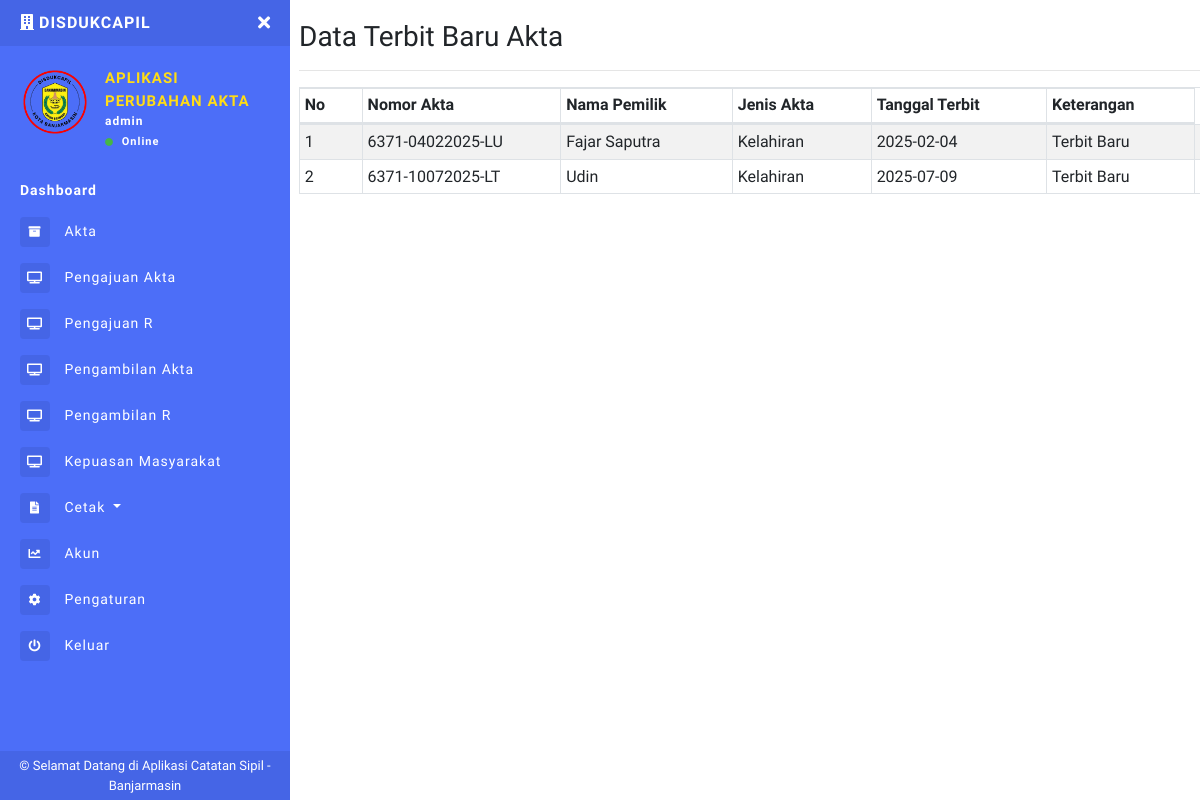
/akta_terbit_kabid.php (signed in), run on the app's committed database.
### tables this page shows
CREATE TABLE `users` (
  `id_user` int(11) NOT NULL,
  `nik` varchar(16) NOT NULL,
  `no_kk` varchar(16) NOT NULL,
  `nama_lengkap` varchar(100) NOT NULL,
  `jk` enum('L','P') NOT NULL,
  `tempat_lahir` varchar(50) DEFAULT NULL,
  `tanggal_lahir` date DEFAULT NULL,
  `alamat` text DEFAULT NULL,
  `no_wa` varchar(15) DEFAULT NULL,
  `email` varchar(100) DEFAULT NULL,
  `password` varchar(255) NOT NULL,
  `role` varchar(255) NOT NULL,
  `logo` varchar(255) NOT NULL
);

CREATE TABLE `akta_terbit` (
  `nomor_akta` varchar(255) NOT NULL,
  `nama_pemilik` varchar(100) DEFAULT NULL,
  `jenis_akta` varchar(100) DEFAULT NULL,
  `tanggal_terbit` date DEFAULT NULL,
  `id_keterangan` int(11) DEFAULT NULL,
  `status` varchar(50) DEFAULT NULL
);

CREATE TABLE `jenis_keterangan` (
  `id_keterangan` int(11) NOT NULL,
  `nama_keterangan` varchar(50) NOT NULL
);

### akta_terbit_kabid.php (the view, shortened to what this page needs)
<?php include 'sidebar.php'; ?>
<h1 class="h3 mb-0">
  Data Terbit Baru Akta
</h1>
<hr>
<table class="table table-striped table-sm table-bordered dt-responsive nowrap" id="table" width="100%">
  <thead>
    <tr>
      <th>No</th>
      <th>Nomor Akta</th>
      <th>Nama Pemilik</th>
      <th>Jenis Akta</th>
      <th>Tanggal Terbit</th>
      <th>Keterangan</th>
    </tr>
  </thead>
  <tbody>
    <?php
    $no = 1;
    $data_akta = mysqli_query($conn, "SELECT * FROM akta_terbit
                                 LEFT JOIN jenis_keterangan ON akta_terbit.id_keterangan = jenis_keterangan.id_keterangan
                                 ORDER BY nomor_akta ASC");
    while ($d = mysqli_fetch_array($data_akta)) {
    ?>
      <tr>
        <td><?php echo $no++; ?></td>
        <td><?php echo $d['nomor_akta']; ?></td>
        <td><?php echo $d['nama_pemilik']; ?></td>
        <td><?php echo $d['jenis_akta']; ?></td>
        <td><?php echo $d['tanggal_terbit']; ?></td>
        <td><?php echo $d['nama_keterangan']; ?></td>
        <td>
        </td>
      </tr>
    <?php } ?>
    <?php include 'footer.php'; ?>

### sidebar.php (shortened to what this page needs)
<?php
include "config.php";
$uid = $_SESSION['id_user'];
$DataLogin = mysqli_fetch_array(mysqli_query($conn, "SELECT * FROM users WHERE id_user='$uid'"));
$role = $DataLogin['role'];
$logo = $DataLogin['logo'];
$data_level = $_SESSION["role"];
?>
<!DOCTYPE html>
<html>
<head>
  <link rel="stylesheet" href="https://maxcdn.bootstrapcdn.com/bootstrap/4.0.0/css/bootstrap.min.css">
  <link href="assets/css/style.css" rel="stylesheet">
  <link href="https://use.fontawesome.com/releases/v5.0.6/css/all.css" rel="stylesheet">
  <link href="assets/vendor/datatables/dataTables.bootstrap4.min.css" rel="stylesheet">
  <link href="assets/vendor/datatables/responsive.bootstrap4.min.css" rel="stylesheet">
</head>
<body>
  <div class="page-wrapper chiller-theme toggled">
    <nav id="sidebar" class="sidebar-wrapper" style="width: 290px">
      <div class="sidebar-content">
        <div class="sidebar-brand">
          <a href="dashboard.php"><i class="fas fa-building mr-1"></i><?php echo $toko ?>DISDUKCAPIL</a>
          <div id="close-sidebar">
            <i class="fas fa-times"></i>
          </div>
        </div>
        <div class="sidebar-header">
          <div class="user-pic" style="height:70px;width:70px;">
            <img class="img-responsive img-rounded" src="assets/images/<?php echo $logo ?>"
              alt="User picture">
          </div>
          <div class="user-info">
            <span class="user-name">APLIKASI
            </span>
            <span class="user-name">PERUBAHAN AKTA
            </span>
            <span class="user-role"><?php echo $role ?></span>
            <span class="user-status">
              <i class="fa fa-circle"></i>
              <span>Online</span>
            </span>
          </div>
        </div>
        <?php
        if ($data_level == "admin") {
        ?>
          <div class="sidebar-menu">
            <ul>
              <li class="header-menu">
                <a href="dashboard.php">
                  <b>Dashboard</b>
                </a>
              </li>
              <li>
                <a href="akta.php">
                  <i class="fas fa-archive"></i>
                  <span>Akta</span>
                </a>
              </li>
              <li>
                <a href="pengajuan_akta.php">
                  <i class="fas fa-tv"></i>
                  <span>Pengajuan Akta</span>
                </a>
              </li>
              <li>
                <a href="r_pengajuan.php">
                  <i class="fas fa-tv"></i>
                  <span>Pengajuan R</span>
                </a>
              </li>
              <li>
                <a href="pengambilan_akta.php">
                  <i class="fas fa-tv"></i>
                  <span>Pengambilan Akta</span>
                </a>
              </li>
              <li>
                <a href="r_pengambilan.php">
                  <i class="fas fa-tv"></i>
                  <span>Pengambilan R</span>
                </a>
              </li>
              <li>
                <a href="kepuasan.php">
                  <i class="fas fa-tv"></i>
                  <span>Kepuasan Masyarakat</span>
                </a>
              </li>
              <li>
                <a href="#reportsDropdown" data-toggle="collapse" aria-expanded="false" class="dropdown-toggle">
                  <i class="fas fa-file-alt"></i>
                  <span>Cetak</span>
                </a>
              </li>
              <li>
                <a href="akuns.php">
                  <i class="fa fa-chart-line"></i>
                  <span>Akun</span>
                </a>
              </li>
              <li>
                <a href="pengaturan.php">
                  <i class="fa fa-cog"></i>
                  <span>Pengaturan</span>
                </a>
              </li>
              <li>
                <a href="#Exit" data-toggle="modal">
                  <i class="fa fa-power-off"></i>
                  <span>Keluar</span>
                </a>
              </li>
            </ul>
          </div>
        <?php
        }
        ?>
      </div>
      <div class="sidebar-footer" style="background-color :#4565e6;">
        © Selamat Datang di Aplikasi Catatan Sipil - Banjarmasin
      </div>
    </nav>
    <main class="page-content ml-4">
      <div class="container-fluid">

### data on the page
users: logo (picture), role "admin"
akta_terbit: nomor_akta "6371-04022025-LU", nama_pemilik "Fajar Saputra", jenis_akta "Kelahiran", tanggal_terbit "2025-02-04", id_keterangan.nama_keterangan "Terbit Baru"
akta_terbit: nomor_akta "6371-10072025-LT", nama_pemilik "Udin", jenis_akta "Kelahiran", tanggal_terbit "2025-07-09", id_keterangan.nama_keterangan "Terbit Baru"
